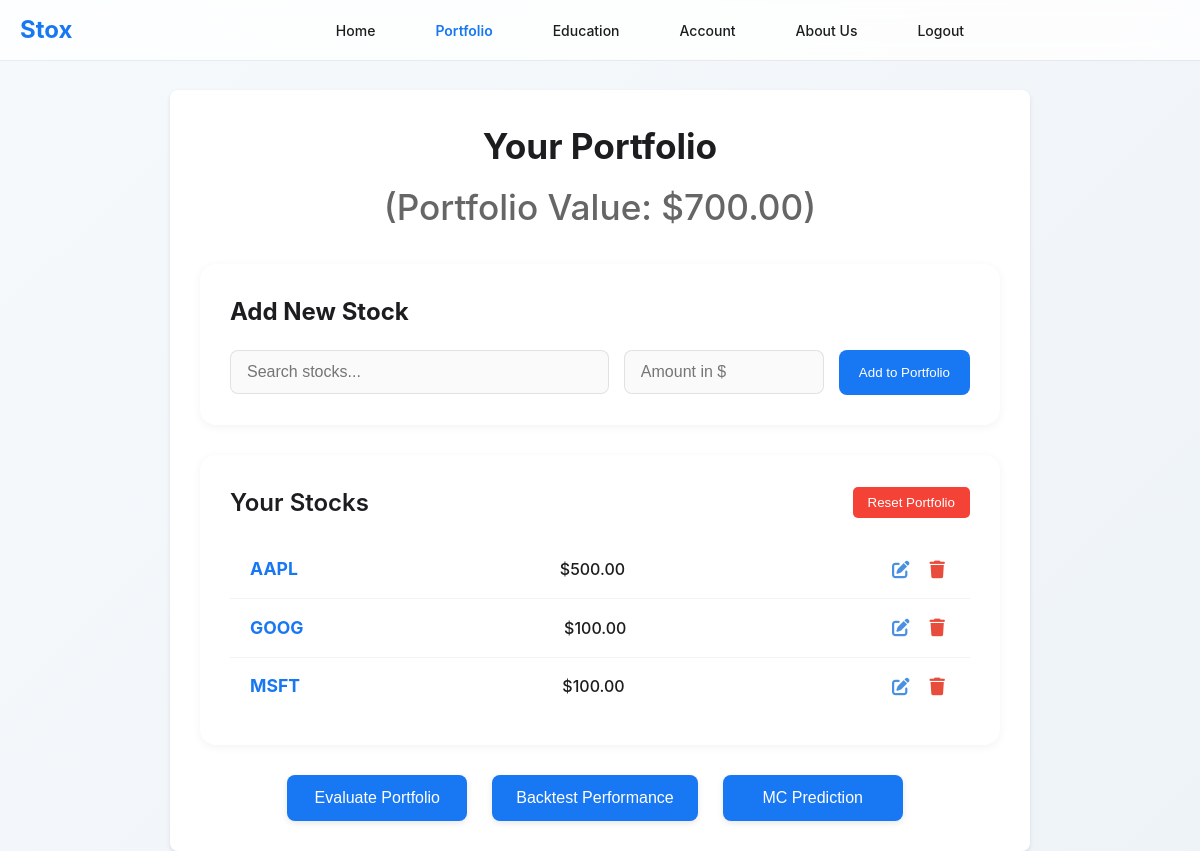
/portfolio (signed in), run on an earlier commit of the app's database.
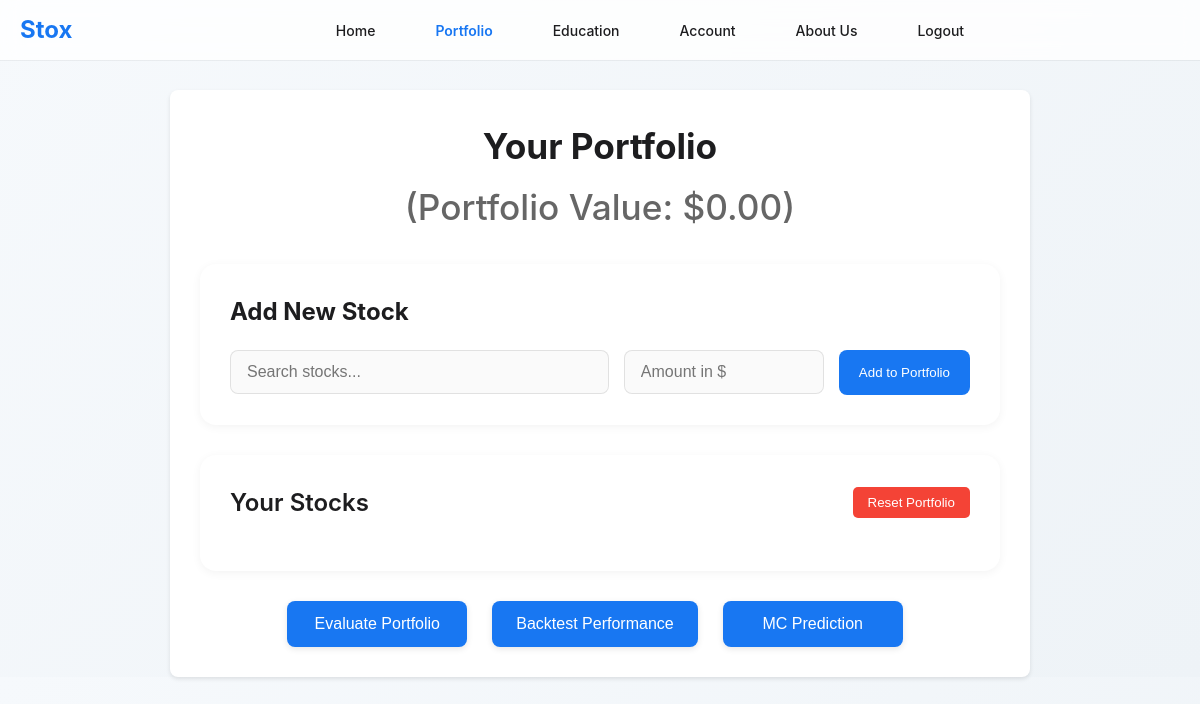
And on a later commit of the database.
### app.py (models this page shows)
class PortfolioItem(db.Model):
    id = db.Column(db.Integer, primary_key=True)
    user_id = db.Column(db.Integer, db.ForeignKey('user.id'), nullable=False)
    ticker = db.Column(db.String(10), nullable=False)
    amount = db.Column(db.Float, nullable=False)
    user = db.relationship('User', backref=db.backref('portfolio_items', lazy=True))

### app.py (the view)
@app.route('/portfolio')
@nocache
def portfolio():
    if 'user_email' not in session:
        return redirect(url_for('home'))
    user = User.query.filter_by(email=session['user_email']).first()
    if not user:
        session.pop('user_email', None)
        return redirect(url_for('home'))
    portfolio_items = PortfolioItem.query.filter_by(user_id=user.id).all()
    return render_template('portfolio.html', username=user.username, portfolio_items=portfolio_items)

### app.py (called while the page is built)
def nocache(view):
    @wraps(view)
    def no_cache(*args, **kwargs):
        response = make_response(view(*args, **kwargs))
        response.headers['Cache-Control'] = 'no-store, no-cache, must-revalidate, max-age=0'
        response.headers['Pragma'] = 'no-cache'
        response.headers['Expires'] = '-1'
        return response
    return no_cache

@app.before_request
def check_session():
    if 'user_email' in session:
        protected_routes = ['dashboard', 'portfolio', 'education', 'account', 'about']
        if request.endpoint in protected_routes:
            if request.endpoint == 'logout':
                return
            try:
                user = User.query.filter_by(email=session['user_email']).first()
                if not user:
                    session.clear()
                    return redirect(url_for('home'))
            except Exception as e:
                print(f"Database error in check_session: {str(e)}")
                session.clear()
                return redirect(url_for('home'))

### templates/portfolio.html (shortened to what this page needs)
<!DOCTYPE html>
<html lang="en">
<head>
    <link rel="stylesheet" href="{{ url_for('static', filename='style.css') }}">
    <link rel="stylesheet" href="https://cdnjs.cloudflare.com/ajax/libs/font-awesome/6.0.0/css/all.min.css">
</head>
<body>
    <div class="top-bar">
        <div class="container">
            <div class="logo">
                <a href="/">Stox</a>
            </div>
            <div class="nav-links">
                <a href="{{ url_for('dashboard') }}">Home</a>
                <a href="{{ url_for('portfolio') }}" class="active">Portfolio</a>
                <a href="{{ url_for('education') }}">Education</a>
                <a href="{{ url_for('account') }}">Account</a>
                <a href="{{ url_for('about') }}">About Us</a>
            </div>
            <a href="/logout" class="logout-btn" onclick="showLogoutModal(event)">Logout</a>
        </div>
    </div>
    <div class="container dashboard">
        <div class="portfolio-header-main">
            <h1>Your Portfolio
                <span class="portfolio-value">
                    (Portfolio Value: ${{ "%.2f"|format(portfolio_items|sum(attribute='amount')) }})
                </span>
            </h1>
        </div>
        <div class="add-stock-section">
            <h2>Add New Stock</h2>
            <div class="add-stock-form">
                <div class="search-container">
                    <input type="text" id="stock-ticker" placeholder="Search stocks..." autocomplete="off">
                </div>
                <input type="number" id="stock-amount" placeholder="Amount in $" min="0" step="0.01">
                <button id="add-to-portfolio">Add to Portfolio</button>
            </div>
        </div>
        <div class="portfolio-list">
            <div class="portfolio-header">
                <h2>Your Stocks</h2>
                <button id="reset-portfolio" class="reset-button">Reset Portfolio</button>
            </div>
            <div id="portfolioItems">
                {% for item in portfolio_items %}
                <div class="portfolio-item" data-id="{{ item.id }}">
                    <span class="ticker">{{ item.ticker }}</span>
                    <span class="amount">${{ "%.2f"|format(item.amount) }}</span>
                    <div class="item-actions">
                        <button class="action-btn edit-btn" data-id="{{ item.id }}" data-ticker="{{ item.ticker }}" data-amount="{{ item.amount }}" onclick="showEditModal(this.dataset.id, this.dataset.ticker, parseFloat(this.dataset.amount))">
                            <i class="fas fa-edit"></i>
                        </button>
                        <button class="action-btn delete-btn" data-id="{{ item.id }}" data-ticker="{{ item.ticker }}" onclick="showDeleteModal(this.dataset.id, this.dataset.ticker)">
                            <i class="fas fa-trash"></i>
                        </button>
                    </div>
                </div>
                {% endfor %}
            </div>
        </div>
        <div class="portfolio-action-buttons">
        <button onclick="evaluatePortfolio()" class="evaluate-btn">Evaluate Portfolio</button>
            <button onclick="showFuturePerformance()" class="future-btn">Backtest Performance</button>
            <button onclick="showMonteCarloPrediction()" class="mc-btn">MC Prediction</button>
        </div>
    </div>
</body>
</html>

What changed in the data, as far as the page shows it:
removed PortfolioItem: ticker "AAPL", amount "500.00"
removed PortfolioItem: ticker "GOOG", amount "100.00"
removed PortfolioItem: ticker "MSFT", amount "100.00"
Also different on the page:
{{ "%.2f"|format(portfolio_items|sum(attribute='amount')) }}: "700.00" → "0.00"
